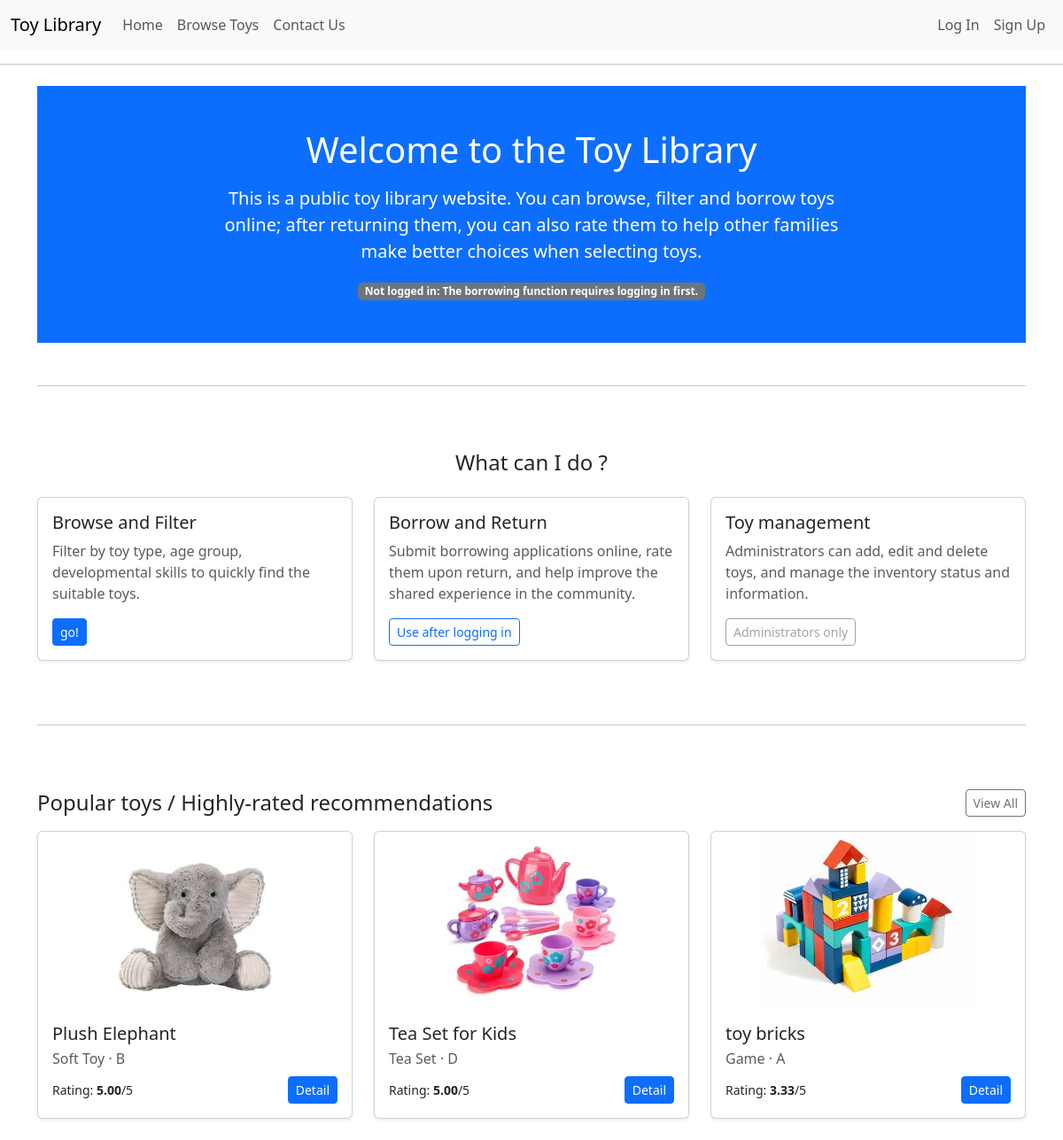
The page / on the database its author committed.
### app.py (models this page shows)
class Toy(db.Model):
    toy_id = db.Column(db.String(10), primary_key=True)  # 玩具ID
    name = db.Column(db.String(100), nullable=False)  # 玩具名称
    brand = db.Column(db.String(100)) # 玩具品牌
    age_range = db.Column(db.String(10), nullable=False)  # 适龄范围
    toy_type = db.Column(db.String(100), nullable=False)  # 游戏类型
    keywords = db.Column(db.String(200))  # 关键词（多个词以逗号分隔）
    image = db.Column(db.String(200))  # 图片路径
    status = db.Column(db.String(20), nullable=False, default='可借')  # 借用状态
    rating = db.Column(db.Float, default=0.0)  # 玩具评分（默认0.0）
    date_loaned_out = db.Column(db.Date) # 出租日期
    last_checked = db.Column(db.Date) # 最后检查日期
    date_in_stock = db.Column(db.Date) # 入库日期
    loan_frequency = db.Column(db.String(1)) # 出租频率
    value = db.Column(db.Float) # 玩具价格

### app.py (the view)
@app.route("/")#这是一个装饰器(decorator)，用户访问/路径时，执行home()函数
def home():
    featured_toys = Toy.query.order_by(Toy.rating.desc()).limit(3).all()
    return render_template("home.html", featured_toys=featured_toys)

### templates/home.html (shortened to what this page needs)
{% extends "base.html" %}
{% block content %}
<section class="py-5 text-center bg-primary text-white" >
  <h1 class="display-6 mb-3">Welcome to the Toy Library</h1>
  <p class="lead mx-auto" style="max-width: 720px;">
    This is a public toy library website. You can browse, filter and borrow toys online; after returning them, you can also rate them to help other families make better choices when selecting toys.
  </p>
  <div class="mt-3">
    {% if current_user.is_authenticated %}
      <span class="badge text-bg-success">Logged in：{{ current_user.username }}</span>
    {% else %}
      <span class="badge text-bg-secondary">Not logged in: The borrowing function requires logging in first.</span>
    {% endif %}
  </div>
</section>
<hr class="my-5">
<section class="py-4">
  <h2 class="h4 mb-4 text-center">What can I do ?</h2>
  <div class="row g-4">
    <div class="col-md-4">
      <div class="card h-100 shadow-sm">
        <div class="card-body">
          <h5 class="card-title">Browse and Filter</h5>
          <p class="card-text text-muted">Filter by toy type, age group, developmental skills to quickly find the suitable toys.</p>
          <a href="{{ url_for('toys') }}" class="btn btn-sm btn-primary">go!</a>
        </div>
      </div>
    </div>
    <div class="col-md-4">
      <div class="card h-100 shadow-sm">
        <div class="card-body">
          <h5 class="card-title">Borrow and Return</h5>
          <p class="card-text text-muted">Submit borrowing applications online, rate them upon return, and help improve the shared experience in the community.</p>
          {% if current_user.is_authenticated %}
            <a href="{{ url_for('my_borrows') }}" class="btn btn-sm btn-primary">My Borrow Records</a>
          {% else %}
            <a href="{{ url_for('login') }}" class="btn btn-sm btn-outline-primary">Use after logging in</a>
          {% endif %}
        </div>
      </div>
    </div>
    <div class="col-md-4">
      <div class="card h-100 shadow-sm">
        <div class="card-body">
          <h5 class="card-title">Toy management</h5>
          <p class="card-text text-muted">Administrators can add, edit and delete toys, and manage the inventory status and information.</p>
          {% if current_user.is_authenticated and current_user.role == 'admin' %}
            <a href="{{ url_for('admin_dashboard') }}" class="btn btn-sm btn-warning">Toy management</a>
          {% else %}
            <button class="btn btn-sm btn-outline-secondary" disabled>Administrators only</button>
          {% endif %}
        </div>
      </div>
    </div>
  </div>
</section>
<hr class="my-5">
<section class="py-4">
  <div class="d-flex justify-content-between align-items-center mb-3">
    <h2 class="h4 mb-0">Popular toys / Highly-rated recommendations</h2>
    <a href="{{ url_for('toys') }}" class="btn btn-sm btn-outline-secondary">View All</a>
  </div>
  {% if featured_toys and featured_toys|length > 0 %}
    <div class="row g-4">
      {% for toy in featured_toys %}
        <div class="col-md-4">
          <div class="card h-100 shadow-sm">
            <a href="{{ url_for('toy_detail', toy_id=toy.toy_id) }}" class="text-decoration-none">
              <img src="{{ url_for('static', filename=toy.image) }}"
                   class="card-img-top"
                   alt="{{ toy.name }}"
                   style="height: 200px; object-fit: contain;">
            </a>
            <div class="card-body">
              <h5 class="card-title mb-1">{{ toy.name }}</h5>
              <p class="text-muted mb-2">
                {{ toy.toy_type }} · {{ toy.age_range }}
              </p>
              <div class="d-flex justify-content-between align-items-center">
                <span class="small">
                  Rating:
                  {% if toy.rating %}
                    <strong>{{ "%.2f"|format(toy.rating) }}</strong>/5
                  {% else %}
                    <span class="text-muted">No information</span>
                  {% endif %}
                </span>
                <a href="{{ url_for('toy_detail', toy_id=toy.toy_id) }}" class="btn btn-sm btn-primary">Detail</a>
              </div>
            </div>
          </div>
        </div>
      {% endfor %}
    </div>
  {% else %}
    <div class="alert alert-light border">
      There are no recommended toys at present. Please go to the "Browse Toys" page to view all the contents
    </div>
  {% endif %}
</section>
{% endblock %}

### rows shown on the page
Toy: image (picture), name "Plush Elephant", toy_type "Soft Toy", age_range "B", rating "5.00"
Toy: image (picture), name "Tea Set for Kids", toy_type "Tea Set", age_range "D", rating "5.00"
Toy: image (picture), name "toy bricks", toy_type "Game", age_range "A", rating "3.33"
